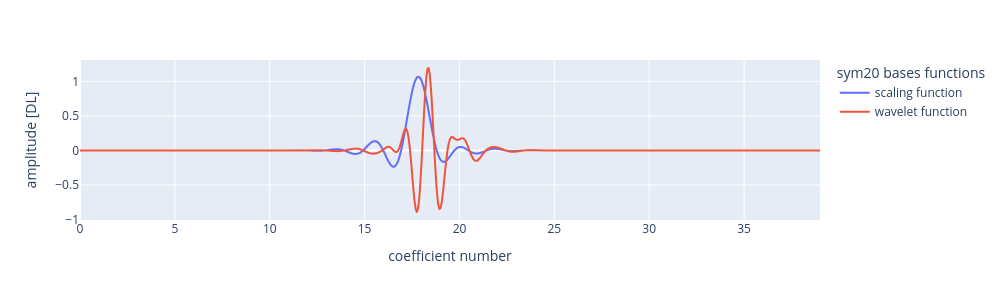

Write notebook code for a chart like this one.
### Code cell
[phi, psi, x] = pywt.Wavelet(wavelet).wavefun(level=min_level)

wavelet_scal_df = pd.DataFrame(
    data={
        "x": x,
        "y": phi,
        "legend": "scaling function",
    }
)
wavelet_fun_df = pd.DataFrame(
    data={
        "x": x,
        "y": psi,
        "legend": "wavelet function",
    }
)
wavelet_df = pd.concat([wavelet_scal_df, wavelet_fun_df])

fig = px.line(wavelet_df,x="x", y="y", color="legend")

fig.update_layout(
    height=300,
    width=1000,
    legend_title=wavelet+' bases functions',
    xaxis=dict(title="coefficient number"),
    yaxis=dict(title="amplitude [DL]"), #r"$\text{Relative radiated pressure } [p/p_0]$"),
)
fig.show()
if savefig_flag:
    save_figure(fig, wavelet+f"_bases functions_{result_id}")

### Figure 1 — Plotly figure (JSON) as saved in the notebook; plotly's stock layout.template omitted (floating-point values rounded to 4 significant figures; data arrays with more than 128 entries replaced by an {"elided": "..."} marker saying what was removed)
{"data": [{"hovertemplate": "legend=scaling function<br>x=%{x}<br>y=%{y}<extra></extra>", "legendgroup": "scaling function", "line": {"color": "#636efa", "dash": "solid"}, "marker": {"symbol": "circle"}, "mode": "lines", "name": "scaling function", "showlegend": true, "type": "scattergl", "x": {"elided": "625 float values"}, "xaxis": "x", "y": {"elided": "625 float values"}, "yaxis": "y"}, {"hovertemplate": "legend=wavelet function<br>x=%{x}<br>y=%{y}<extra></extra>", "legendgroup": "wavelet function", "line": {"color": "#EF553B", "dash": "solid"}, "marker": {"symbol": "circle"}, "mode": "lines", "name": "wavelet function", "showlegend": true, "type": "scattergl", "x": {"elided": "625 float values"}, "xaxis": "x", "y": {"elided": "625 float values"}, "yaxis": "y"}], "layout": {"height": 300, "legend": {"title": {"text": "sym20 bases functions"}, "tracegroupgap": 0}, "margin": {"t": 60}, "width": 1000, "xaxis": {"anchor": "y", "autorange": true, "domain": [0, 1], "range": [0, 39], "title": {"text": "coefficient number"}, "type": "linear"}, "yaxis": {"anchor": "x", "autorange": true, "domain": [0, 1], "range": [-1.007, 1.309], "title": {"text": "amplitude [DL]"}, "type": "linear"}}}
